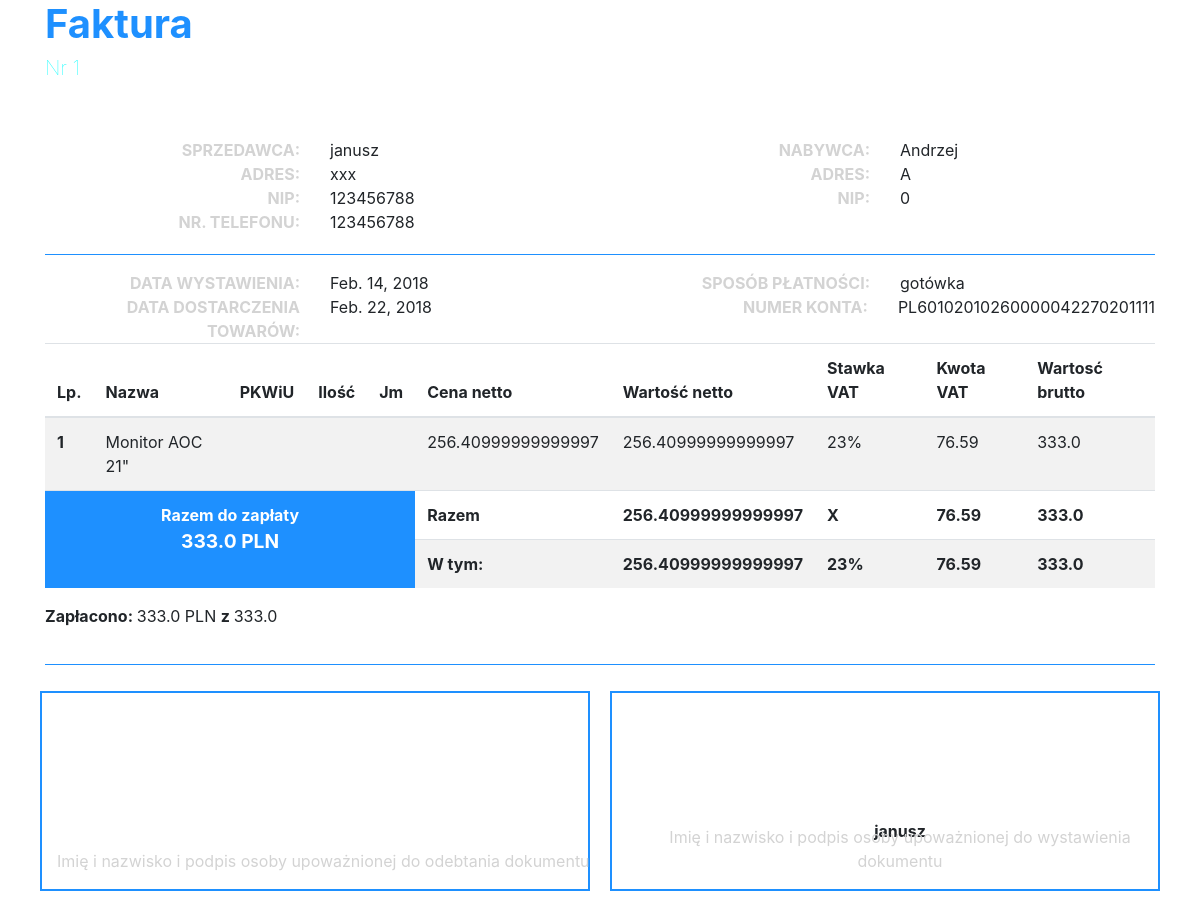
The page /show/1/ (signed in) on the database its author committed.
### fakturownia/models.py (models this page shows, shortened)
class FV(models.Model):
    payments = (
        ('got', 'gotówka'),
        ('prz', 'przelew'),
        ('rat', 'raty')
    )
    client = models.CharField(max_length=50)
    address = models.CharField(max_length=100)
    nip = models.IntegerField(default=00000000000)
    fv_date = models.DateField(default=datetime.date.today)
    complete_date = models.DateField(default=datetime.date.today)
    payment_method = models.CharField(
        max_length=3,
        choices=payments,
        default='prz',
    )
    iban = IBANField()
    products = models.ManyToManyField(Product, blank=True)

class Profile(models.Model):
    user = models.OneToOneField(User, on_delete=models.CASCADE)
    seller_data = models.TextField(max_length=50, blank=False)
    address = models.CharField(max_length=80, blank=True)
    nip = models.CharField(max_length=11, unique=False)
    phonenumber = models.CharField(max_length=9, unique=False)

class Product(models.Model):
    name = models.CharField(max_length=120)
    price = models.FloatField(default=0)
    category = models.ManyToManyField(Category)
    def vat_value(self):
        return self.price * 0.23
    def vat(self):
        return "23%"
    def price_netto(self):
        return self.price - (self.price * 0.23)

### fakturownia/views.py (the view)
# urls.py: url(r'^show/(?P<fv_id>\w+)/$', views.detail, name='detail'),
@login_required(login_url='login/')
def detail(request, fv_id):
    fv = get_object_or_404(FV, pk=fv_id)
    suma = 0
    for item in fv.products.all():
        suma += item.price
    context = {
        'fv': fv,
        'suma': suma,
        'suma_netto': (suma - (suma * 0.23)),
        'suma_vat': suma * 0.23,
        'profile': User.objects.get(pk=request.user.id)
    }
    return render(request, 'fakturownia/show.html', context)

### fakturownia/templates/fakturownia/show.html (shortened to what this page needs)
{% load static %}
<!DOCTYPE html>
<html lang="pl">
<head>
    <link rel="stylesheet"
          href="https://maxcdn.bootstrapcdn.com/bootstrap/4.0.0/css/bootstrap.min.css"
    >
    <link rel="stylesheet"
          href="{% static 'fakturownia/fv.css' %}"
    >
</head>
<body>
    <div class="container">
        <h1 id="fv-header">Faktura</h1>
        <h5 id="fv-id">Nr {{ fv.id }}</h5>
        <div class="row">
            <div class="col-sm">
                <div class="row">
                    <div class="col-sm text-right fv-details-name">Sprzedawca: </div>
                    <div class="col-sm text-left  fv-details-val">{{ profile.profile.seller_data }}</div>
                </div>
                <div class="row">
                    <div class="col-sm text-right fv-details-name">Adres: </div>
                    <div class="col-sm text-left  fv-details-val">{{ profile.profile.address }}</div>
                </div>
                <div class="row">
                    <div class="col-sm text-right fv-details-name">NIP: </div>
                    <div class="col-sm text-left  fv-details-val">{{ profile.profile.nip }}</div>
                </div>
                <div class="row">
                    <div class="col-sm text-right fv-details-name">Nr. telefonu: </div>
                    <div class="col-sm text-left  fv-details-val">{{ profile.profile.phonenumber }}</div>
                </div>
            </div>
            <div class="col-sm">
                <div class="row">
                    <div class="col-sm text-right fv-details-name">Nabywca: </div>
                    <div class="col-sm text-left  fv-details-val">{{ fv.client }}</div>
                </div>
                <div class="row">
                    <div class="col-sm text-right fv-details-name">Adres: </div>
                    <div class="col-sm text-left  fv-details-val">{{ fv.address }}</div>
                </div>
                <div class="row">
                    <div class="col-sm text-right fv-details-name">NIP: </div>
                    <div class="col-sm text-left  fv-details-val">{{ fv.nip }}</div>
                </div>
            </div>
        </div>
        <p class="clearfix"></p>
        <div class="row">
            <div class="col-sm">
                <div class="row">
                    <div class="col-sm text-right fv-details-name">Data Wystawienia: </div>
                    <div class="col-sm text-left  fv-details-val">{{ fv.fv_date }}</div>
                </div>
                <div class="row">
                    <div class="col-sm text-right fv-details-name">Data Dostarczenia Towarów: </div>
                    <div class="col-sm text-left  fv-details-val">{{ fv.complete_date }}</div>
                </div>
            </div>
            <div class="col-sm">
                <div class="row">
                    <div class="col-sm text-right fv-details-name">Sposób płatności: </div>
                    <div class="col-sm text-left  fv-details-val">{{ fv.get_payment_method_display }}</div>
                </div>
                <div class="row">
                    <div class="col-sm text-right fv-details-name">Numer konta: </div>
                    <div class="col-sm text-left  fv-details-val">{{ fv.iban }}</div>
                </div>
            </div>
        </div>
        <table class="table table-striped">
          <thead>
            <tr>
              <th scope="col">Lp.</th>
              <th scope="col">Nazwa</th>
              <th scope="col">PKWiU</th>
              <th scope="col">Ilość</th>
              <th scope="col">Jm</th>
              <th scope="col">Cena netto</th>
              <th scope="col">Wartość netto</th>
              <th scope="col">Stawka VAT</th>
              <th scope="col">Kwota VAT</th>
              <th scope="col">Wartosć brutto</th>
            </tr>
          </thead>
          <tbody>
            {%  for item in fv.products.all %}
                <tr>
                    <th scope="row">{{ forloop.counter  }}</th>
                    <td>{{ item.name }}</td>
                    <td>{{ " " }}</td>
                    <td>{{ " " }}</td>
                    <td>{{ " " }}</td>
                    <td>{{ item.price_netto }}</td>
                    <td>{{ item.price_netto }}</td>
                    <td>{{ item.vat }}</td>
                    <td>{{ item.vat_value }}</td>
                    <td>{{ item.price }}</td>
                </tr>
            {% endfor %}
          <tr>
              <th colspan="5" rowspan="2" class="text-center sumed">Razem do zapłaty<br> <span>{{ suma }} PLN</span></th>
              <th> Razem</th>
              <th>{{ suma_netto }}</th>
              <th> X </th>
              <th> {{ suma_vat }} </th>
              <th> {{ suma }} </th>
          </tr>
          <tr>
              <th>W tym: </th>
              <th> {{ suma_netto }} </th>
              <th> 23% </th>
              <th> {{ suma_vat }} </th>
              <th> {{ suma }} </th>
          </tr>
          </tbody>
        </table>
    <div class="row">
        <div class="col-md">
            <p><span class="bolted">Zapłacono: </span>
            {% if fv.get_payment_method_display == 'gotówka' %}
                {{ suma }}
            {% else %}
                0
            {% endif %}
            PLN <span class="bolted"> z </span> {{ suma }}
            </p>
        </div>
    </div>
    <p class="clearfix"></p>
    <div class="row">
        <div class="col-md receiver" >
            <p class="tip">Imię i nazwisko i podpis osoby upoważnionej do odebtania dokumentu</p>
        </div>
        <div class="col-md signer">
            <p class="sign">{{ profile.profile.seller_data }}</p>
            <p class="tip">Imię i nazwisko i podpis osoby upoważnionej do wystawienia dokumentu</p>
        </div>
    </div>
    </div>
</body>
</html>

### fakturownia/static/fakturownia/fv.css (style rules this page uses)
#fv-header { color: dodgerblue; font-weight: bolder; }
#fv-id { color: aqua; font-weight: lighter; padding-bottom: 50px; }
.clearfix { border-bottom: dodgerblue 1px solid; margin-top: 20px; }
.fv-details-name { text-transform: uppercase; color: lightgrey; font-weight: bolder; }
table { border-collapse: collapse; }
.sumed { background-color: dodgerblue; color: white; }
.sumed > span { font-size: larger; }
span.bolted { font-weight: bold; }
div.receiver, div.signer { height: 200px; border: dodgerblue 2px solid; margin: 10px; }
div.signer, div.signer > span { position:relative; text-align: center; }
div.signer > p.tip, div.receiver > p.tip { width: 100%; position:absolute; bottom:0px; }
div.signer > p.sign { width: 100%; position:absolute; bottom:30px; }
p.tip { color: lightgrey; }
p.sign { font-weight: bold; }

### rows shown on the page
FV: id "1", client "Andrzej", address "A", nip "0", fv_date "Feb. 14, 2018", complete_date "Feb. 22, 2018", payment_method "gotówka", iban "PL60102010260000042270201111"
Product: name "Monitor AOC 21\"", price_netto "256.40999999999997", vat "23%", vat_value "76.59", price "333.0"

### other values the page prints
{{ profile.profile.seller_data }} "janusz"
{{ profile.profile.address }} "xxx"
{{ profile.profile.nip }} "123456788"
{{ profile.profile.phonenumber }} "123456788"
{{ suma }} "333.0"
{{ suma_netto }} "256.40999999999997"
{{ suma_vat }} "76.59"
